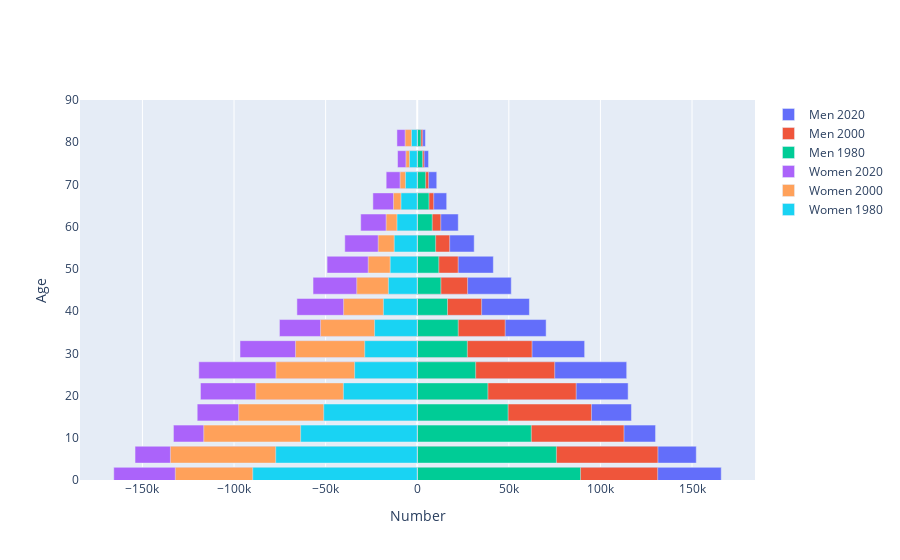

The notebook cell this image was saved under:
### Code cell
# Nambia's population, instead of "WLD"
df = wbdata.get_dataframe(variables,country="NAM")
# Year increments
years = range(2020,1960,-20)


bins = [go.Bar(x = df.loc[str(year),:].filter(regex="Male").values,
               y = [int(s[:2])+1 for s in age_ranges],
               orientation='h',
               name='Men {:d}'.format(year),
               hoverinfo='skip'
              )
        for year in years] 
bins += [go.Bar(x = -df.loc[str(year),:].filter(regex="Female").values,
                y=[int(s[:2])+1 for s in age_ranges],
                orientation='h',
                name='Women {:d}'.format(year),
                hoverinfo='skip',
               )
         for year in years]

py.iplot(dict(data=bins, layout=layout))

### Figure 1 — Plotly figure (JSON) as saved in the notebook; plotly's stock layout.template omitted (floating-point values rounded to 4 significant figures)
{"data": [{"hoverinfo": "skip", "name": "Men 2020", "orientation": "h", "type": "bar", "x": [165958, 152328, 130102, 116947, 115136, 114346, 91394, 70369, 61243, 51347, 41557, 31112, 22407, 16089, 10666, 6193, 4463], "y": [1, 6, 11, 16, 21, 26, 31, 36, 41, 46, 51, 56, 61, 66, 71, 76, 81]}, {"hoverinfo": "skip", "name": "Men 2000", "orientation": "h", "type": "bar", "x": [131253, 131376, 112870, 95117, 86782, 75039, 62681, 48027, 35153, 27491, 22368, 17715, 12864, 8991, 6201, 3777, 2995], "y": [1, 6, 11, 16, 21, 26, 31, 36, 41, 46, 51, 56, 61, 66, 71, 76, 81]}, {"hoverinfo": "skip", "name": "Men 1980", "orientation": "h", "type": "bar", "x": [89139, 75983, 62282, 49619, 38572, 31898, 27363, 22393, 16528, 12916, 11773, 10049, 8203, 6422, 4596, 2933, 2034], "y": [1, 6, 11, 16, 21, 26, 31, 36, 41, 46, 51, 56, 61, 66, 71, 76, 81]}, {"hoverinfo": "skip", "name": "Women 2020", "orientation": "h", "type": "bar", "x": [-165650, -154033, -133073, -120093, -118321, -119223, -96734, -75214, -65671, -56876, -49208, -39533, -30845, -24203, -16950, -10733, -11080], "y": [1, 6, 11, 16, 21, 26, 31, 36, 41, 46, 51, 56, 61, 66, 71, 76, 81]}, {"hoverinfo": "skip", "name": "Women 2000", "orientation": "h", "type": "bar", "x": [-132052, -134713, -116531, -97466, -88149, -77113, -66409, -52763, -40185, -33005, -26738, -21304, -16964, -12957, -9342, -6161, -6586], "y": [1, 6, 11, 16, 21, 26, 31, 36, 41, 46, 51, 56, 61, 66, 71, 76, 81]}, {"hoverinfo": "skip", "name": "Women 1980", "orientation": "h", "type": "bar", "x": [-89787, -77246, -63641, -51043, -40306, -34181, -28661, -23282, -18460, -15732, -14756, -12546, -11028, -8855, -6412, -4219, -3130], "y": [1, 6, 11, 16, 21, 26, 31, 36, 41, 46, 51, 56, 61, 66, 71, 76, 81]}], "layout": {"autosize": true, "barmode": "overlay", "xaxis": {"autorange": true, "range": [-184100.0, 184400.0], "title": {"text": "Number"}, "type": "linear"}, "yaxis": {"range": [0, 90], "title": {"text": "Age"}, "type": "linear"}}}
